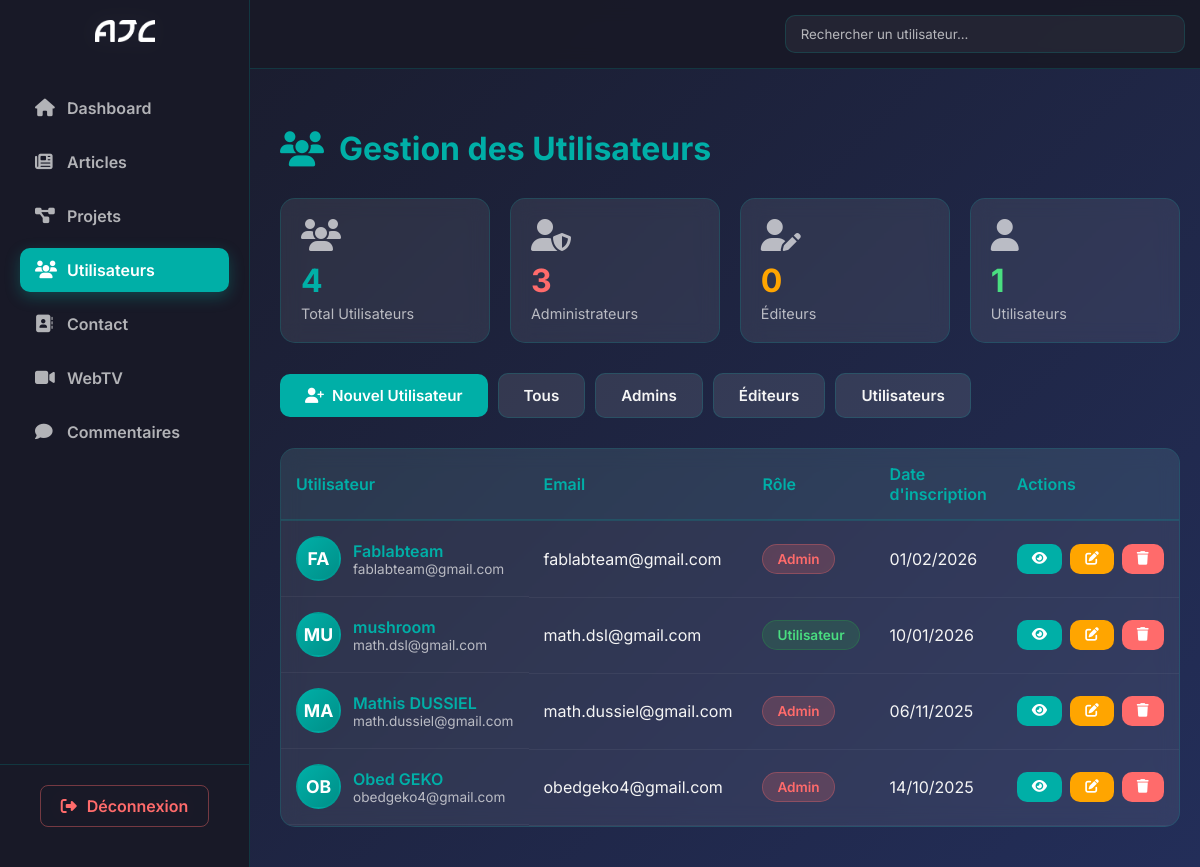
The page /public/index.php?page=utilisateurs-admin (signed in) on the database its author committed.
### tables this page shows
CREATE TABLE IF NOT EXISTS `connexion` (
  `id` int NOT NULL AUTO_INCREMENT,
  `nom` varchar(100) NOT NULL,
  `email` varchar(150) NOT NULL,
  `photo` varchar(255) DEFAULT NULL,
  `mot_de_passe` varchar(255) NOT NULL,
  `role` varchar(50) DEFAULT 'Utilisateur',
  `date_creation` timestamp NULL DEFAULT CURRENT_TIMESTAMP,
  PRIMARY KEY (`id`),
  UNIQUE KEY `email` (`email`)
);

### app/contrôleurs/AdminUtilisateursControleur.php (called while the page is built, shortened)
<?php
require_once __DIR__ . '/../modèles/AdminUtilisateursModele.php';
class AdminUtilisateursControleur
{
    private AdminUtilisateursModele $modele;
    public function __construct()
    {
        $this->modele = new AdminUtilisateursModele();
    }
    public function handleRequest(?string $action = null): void
    {
        $this->index();
    }
    public function index(): void
    {
        $users = $this->modele->all();
        $total_users = count($users);
        $admins = count(array_filter($users, fn($u) => strtolower($u['role']) === 'admin'));
        $editeurs = count(array_filter($users, fn($u) => in_array(strtolower($u['role']), ['editeur', 'éditeur'])));
        $utilisateurs = count(array_filter($users, fn($u) => in_array(strtolower($u['role']), ['user', 'utilisateur'])));
        $stats = compact('total_users', 'admins', 'editeurs', 'utilisateurs');
        include __DIR__ . '/../vues/admin/utilisateurs-admin.php';
    }
}

### app/config/database.php (called while the page is built)
<?php
class Database {
    private $host = '127.0.0.1:3306';
    private $db_name = 'fablab';
    private $username = 'root';
    private $password = '';
    private $charset = 'utf8mb4';
    private $conn;
    public function getConnection() {
        if ($this->conn == null) {
            try {
                $dsn = "mysql:host={$this->host};dbname={$this->db_name};charset={$this->charset}";
                $this->conn = new PDO($dsn, $this->username, $this->password);
                $this->conn->setAttribute(PDO::ATTR_ERRMODE, PDO::ERRMODE_EXCEPTION);
                $this->conn->setAttribute(PDO::ATTR_DEFAULT_FETCH_MODE, PDO::FETCH_ASSOC);
            } catch(PDOException $e) {
                die("Erreur de connexion à la base de données : " . $e->getMessage());
            }
        }
        return $this->conn;
    }
}
function getDatabase() {
    $database = new Database();
    return $database->getConnection();
}
?>

### app/modèles/AdminUtilisateursModele.php (called while the page is built, shortened)
<?php
require_once __DIR__ . '/../config/database.php';
class AdminUtilisateursModele {
    private PDO $db;
    public function __construct() { $this->db = getDatabase(); }
    public function all(): array {
        $sql = "SELECT id, nom, email, role, date_creation FROM connexion ORDER BY date_creation DESC";
        return $this->db->query($sql)->fetchAll(PDO::FETCH_ASSOC);
    }
}

### app/vues/admin/utilisateurs-admin.php (the view, shortened to what this page needs)
<!DOCTYPE html>
<html lang="fr">
<head>
  <link href="https://cdnjs.cloudflare.com/ajax/libs/font-awesome/6.4.0/css/all.min.css" rel="stylesheet">
  <link rel="stylesheet" href="css/admin.css">
</head>
<body>
<div class="admin-container">
  <aside class="sidebar">
    <div>
      <div class="sidebar-logo">
        <a href="?page=admin"><img src="images/ajc_logo_blanc.png" alt="Logo AJC"></a>
      </div>
      <?php include __DIR__ . '/../parties/sidebar.php'; ?>
    </div>
    <div class="sidebar-footer">
      <a href="?page=logout" class="logout-btn"><i class="fas fa-sign-out-alt"></i> Déconnexion</a>
    </div>
  </aside>
  <div class="main-content">
    <header class="admin-header">
      <div class="search-bar">
        <input type="text" id="searchInput" placeholder="Rechercher un utilisateur..." onkeyup="searchUsers()">
      </div>
    </header>
    <section class="dashboard">
      <h1><i class="fas fa-users"></i> Gestion des Utilisateurs</h1>
      <div class="stats-cards">
        <div class="stat-card">
          <div class="stat-card-header">
            <i class="fas fa-users stat-card-icon"></i>
          </div>
          <div class="stat-card-value"><?= $stats['total_users'] ?></div>
          <div class="stat-card-label">Total Utilisateurs</div>
        </div>
        <div class="stat-card">
          <div class="stat-card-header">
            <i class="fas fa-user-shield stat-card-icon"></i>
          </div>
          <div class="stat-card-value" style="color:#ff6b6b;"><?= $stats['admins'] ?></div>
          <div class="stat-card-label">Administrateurs</div>
        </div>
        <div class="stat-card">
          <div class="stat-card-header">
            <i class="fas fa-user-edit stat-card-icon"></i>
          </div>
          <div class="stat-card-value" style="color:#ffa500;"><?= $stats['editeurs'] ?></div>
          <div class="stat-card-label">Éditeurs</div>
        </div>
        <div class="stat-card">
          <div class="stat-card-header">
            <i class="fas fa-user stat-card-icon"></i>
          </div>
          <div class="stat-card-value" style="color:#4ade80;"><?= $stats['utilisateurs'] ?></div>
          <div class="stat-card-label">Utilisateurs</div>
        </div>
      </div>
      <div class="action-buttons">
        <button class="btn btn-primary" onclick="openAddModal()"><i class="fas fa-user-plus"></i> Nouvel Utilisateur</button>
        <button class="btn btn-secondary" onclick="filterUsers('all')">Tous</button>
        <button class="btn btn-secondary" onclick="filterUsers('admin')">Admins</button>
        <button class="btn btn-secondary" onclick="filterUsers('editeur')">Éditeurs</button>
        <button class="btn btn-secondary" onclick="filterUsers('utilisateur')">Utilisateurs</button>
      </div>
      <div class="users-table">
        <?php if (empty($users)): ?>
          <div class="no-users">
            <i class="fas fa-user-slash"></i>
            <p>Aucun utilisateur trouvé.</p>
          </div>
        <?php else: ?>
          <table id="usersTable">
            <thead>
              <tr>
                <th>Utilisateur</th>
                <th>Email</th>
                <th>Rôle</th>
                <th>Date d'inscription</th>
                <th>Actions</th>
              </tr>
            </thead>
            <tbody>
              <?php foreach ($users as $u): ?>
                <tr data-role="<?= strtolower($u['role']) ?>">
                  <td class="user-info">
                    <div class="user-avatar"><?= strtoupper(substr($u['nom'], 0, 2)) ?></div>
                    <div class="user-details">
                      <span class="user-name"><?= htmlspecialchars($u['nom']) ?></span>
                      <span class="user-email"><?= htmlspecialchars($u['email']) ?></span>
                    </div>
                  </td>
                  <td><?= htmlspecialchars($u['email']) ?></td>
                  <td>
                    <span class="role-badge <?= match(strtolower($u['role'])) {
                      'admin' => 'role-admin',
                      'editeur', 'éditeur' => 'role-editeur',
                      default => 'role-utilisateur'
                    } ?>">
                      <?= ucfirst($u['role']) ?>
                    </span>
                  </td>
                  <td><?= date('d/m/Y', strtotime($u['date_creation'])) ?></td>
                  <td>
                    <div class="table-actions">
                      <button class="btn btn-primary btn-small" onclick='viewUser(<?= json_encode($u, JSON_HEX_APOS | JSON_HEX_QUOT) ?>)'><i class="fas fa-eye"></i></button>
                      <button class="btn btn-warning btn-small" onclick='editUser(<?= json_encode($u, JSON_HEX_APOS | JSON_HEX_QUOT) ?>)'><i class="fas fa-edit"></i></button>
                      <form method="POST" action="?page=admin-utilisateurs" style="display:inline;">
                        <button type="submit" class="btn btn-danger btn-small"><i class="fas fa-trash"></i></button>
                      </form>
                    </div>
                  </td>
                </tr>
              <?php endforeach; ?>
            </tbody>
          </table>
        <?php endif; ?>
      </div>
    </section>
  </div>
</div>
</body>
</html>

### rows shown on the page
connexion: nom "FA", nom "Fablabteam", email "fablabteam@gmail.com", role "Admin", date_creation "01/02/2026"
connexion: nom "MU", nom "mushroom", email "math.dsl@gmail.com", role "Utilisateur", date_creation "10/01/2026"
connexion: nom "MA", nom "Mathis DUSSIEL", email "math.dussiel@gmail.com", role "Admin", date_creation "06/11/2025"
connexion: nom "OB", nom "Obed GEKO", email "obedgeko4@gmail.com", role "Admin", date_creation "14/10/2025"

### other values the page prints
$stats['total_users'] "4"
$stats['admins'] "3"
$stats['editeurs'] "0"
$stats['utilisateurs'] "1"
